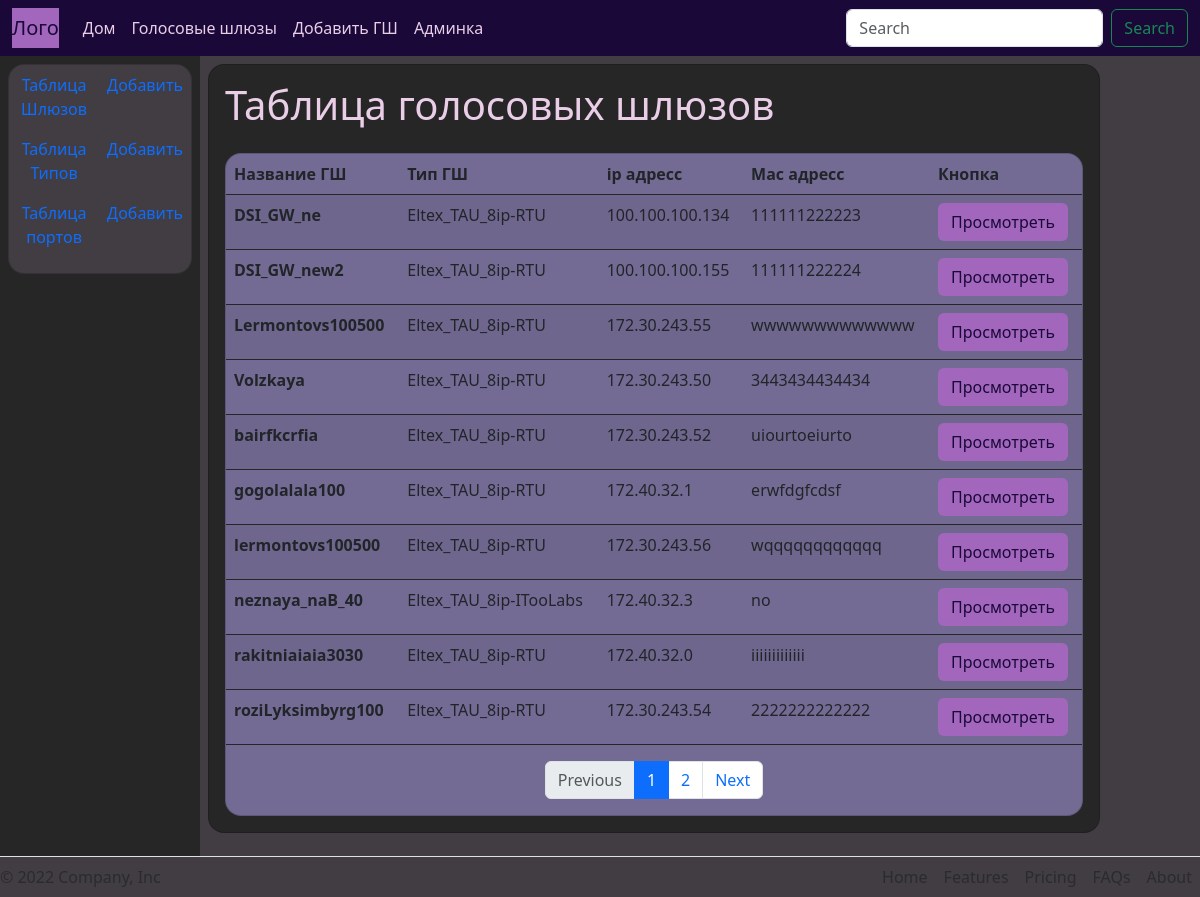
Page /gateway/views_all/ on the committed database.
### voicegateway/models.py (models this page shows, shortened)
class MainGateway(models.Model):
    name_gw = models.CharField(max_length=30, unique=True)
    type = models.ForeignKey('TypeGateway', on_delete=models.RESTRICT) #restrict защита от удаление в связанной таблице
    ip = models.GenericIPAddressField(unique=True)
    mac = models.CharField('MAC адрес', max_length=13, unique=True)
    class Meta:
        verbose_name = 'Голосовой шлюз'
        verbose_name_plural = 'Голосовые шлюзы'
        ordering = ['name_gw'] #Определяет порядок выгрузки всем элементов objects.
    def get_absolute_url(self):
        return reverse('gateway_view', kwargs={'name_gw': self.name_gw})

class TypeGateway(models.Model):
    name_type = models.CharField(max_length=50, unique=True)
    softswitch = models.CharField('Платформа', max_length=50)
    ports = models.IntegerField()
    template_file = models.FileField(max_length=50, upload_to='type/', default='-')
    class Meta:
        verbose_name = 'Таблица типов голосовых шлюзов'
        verbose_name_plural = 'Таблицы типов голосовых шлюзов'
        ordering = ['name_type']  # Определяет порядок выгрузки всем элементов мотодом objects.
    def __str__(self):
        return self.name_type

### voicegateway/views.py (the view)
# urls.py: path('views_all/', all_main_gw, name='gateway_all'),
def all_main_gw(request):
    data = MainGateway.objects.all()
    paginator = Paginator(data, 10)
    page_number = request.GET.get('page', 1)  #/?page=1
    page = paginator.get_page(page_number)
    is_paginated = page.has_other_pages()
    if page.has_previous():
        prev_url = '?page={}'.format(page.previous_page_number())
    else:
        prev_url = ''
    if page.has_next():
        next_url = '?page={}'.format(page.next_page_number())
    else:
        next_url = ''
    context = {
        'page': page,
        'is_paginated': is_paginated,
        'prev_url': prev_url,
        'next_url': next_url
    }
    return render(request, 'voicegateway/main_gateway_all.html', context=context)

### voicegateway/templates/voicegateway/main_gateway_all.html (shortened to what this page needs)
{% extends 'MainProject/main.html' %}
{% block content %}
<h1>Таблица голосовых шлюзов</h1>
<div class="card color-card mt-3 " style="max-width: auto;">
    <table class="table table-striped table-hover ">
        <thead>
            <tr>
                <th scope="col">Название ГШ</th>
                <th scope="col">Тип ГШ</th>
                <th scope="col">ip адресс</th>
                <th scope="col">Mac адресс</th>
                <th scope="col">Кнопка</th>
            </tr>
        </thead>
        <tbody>
            {% for el in page %}
            <tr>
                <th scope="row">{{ el.name_gw }}</th>
                <td>{{ el.type }}</td>
                <td>{{ el.ip }}</td>
                <td>{{ el.mac }}</td>
                <td><a href="{{ el.get_absolute_url }}" class="btn color-button">Просмотреть</a></td>
            </tr>
            {% endfor %}
        </tbody>
    </table>
    {% if is_paginated %}
        <nav aria-label="button-paginator">
        <ul class="pagination justify-content-center">
            <li class="page-item {% if not prev_url %} disabled {% endif %}">
                <a class="page-link" href="{{ prev_url }}">Previous</a>
            </li>
            {% for num in page.paginator.page_range %}
                {% if page.number == num %}
                <li class="page-item">
                    <a class="page-link active" href="?page={{ num }}">{{ num }}</a>
                </li>
                 {% elif num > page.number|add:-3 and num < page.number|add:3 %}
                 <li class="page-item">
                    <a class="page-link" href="?page={{ num }}">{{ num }}</a>
                </li>
                {% endif %}
            {% endfor %}
            <li class="page-item {% if not next_url %} disabled {% endif %}">
                <a class="page-link" href="{{ next_url }}">Next</a>
            </li>
        </ul>
        </nav>
    {% endif %}
</div>
{% endblock %}

### MainProject/static/MainProject/css/main.css (style rules this page uses)
html { width: 100%; }
body, .left-section-card { background-color:#423c43; }
.color-card { background-color: #746b94; }
.table { border-color: #262626; }
.color-button { background-color: #a267bd; color: #1a0838; }
p, h1, .nav-link { color: rgb(234, 206, 231); }
.card { border-radius: 1em; }

### rows in the picture
MainGateway: name_gw "DSI_GW_ne", type "Eltex_TAU_8ip-RTU", ip "100.100.100.134", mac "111111222223"
MainGateway: name_gw "DSI_GW_new2", type "Eltex_TAU_8ip-RTU", ip "100.100.100.155", mac "111111222224"
MainGateway: name_gw "Lermontovs100500", type "Eltex_TAU_8ip-RTU", ip "172.30.243.55", mac "wwwwwwwwwwwww"
MainGateway: name_gw "Volzkaya", type "Eltex_TAU_8ip-RTU", ip "172.30.243.50", mac "3443434434434"
MainGateway: name_gw "bairfkcrfia", type "Eltex_TAU_8ip-RTU", ip "172.30.243.52", mac "uiourtoeiurto"
MainGateway: name_gw "gogolalala100", type "Eltex_TAU_8ip-RTU", ip "172.40.32.1", mac "erwfdgfcdsf"
MainGateway: name_gw "lermontovs100500", type "Eltex_TAU_8ip-RTU", ip "172.30.243.56", mac "wqqqqqqqqqqqq"
MainGateway: name_gw "neznaya_naB_40", type "Eltex_TAU_8ip-ITooLabs", ip "172.40.32.3", mac "no"
MainGateway: name_gw "rakitniaiaia3030", type "Eltex_TAU_8ip-RTU", ip "172.40.32.0", mac "iiiiiiiiiiiii"
MainGateway: name_gw "roziLyksimbyrg100", type "Eltex_TAU_8ip-RTU", ip "172.30.243.54", mac "2222222222222"

### other values in the picture
{{ num }} "1"
{{ num }} "2"
